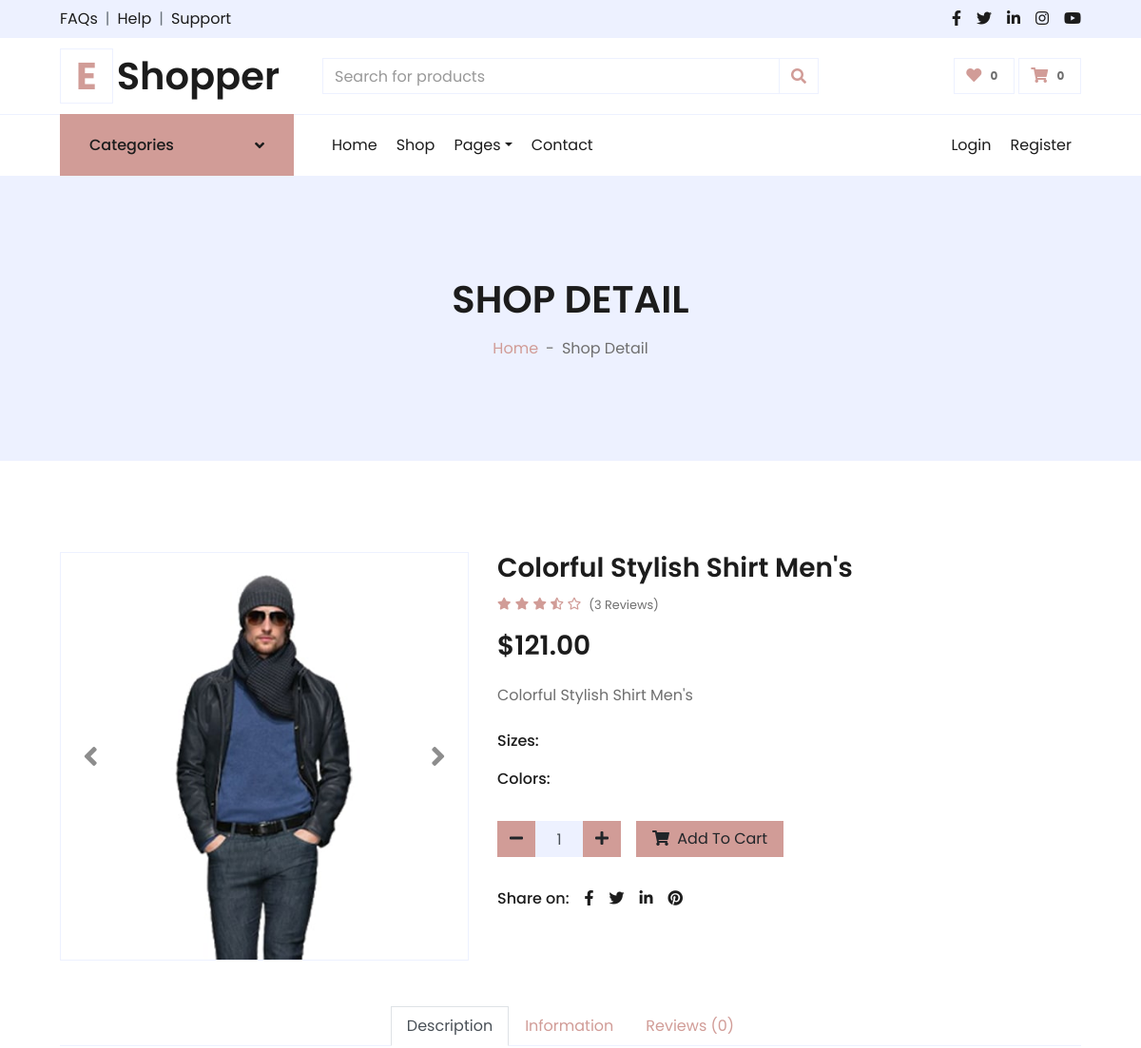
Before: /product/3 (upper part) with the older database file.
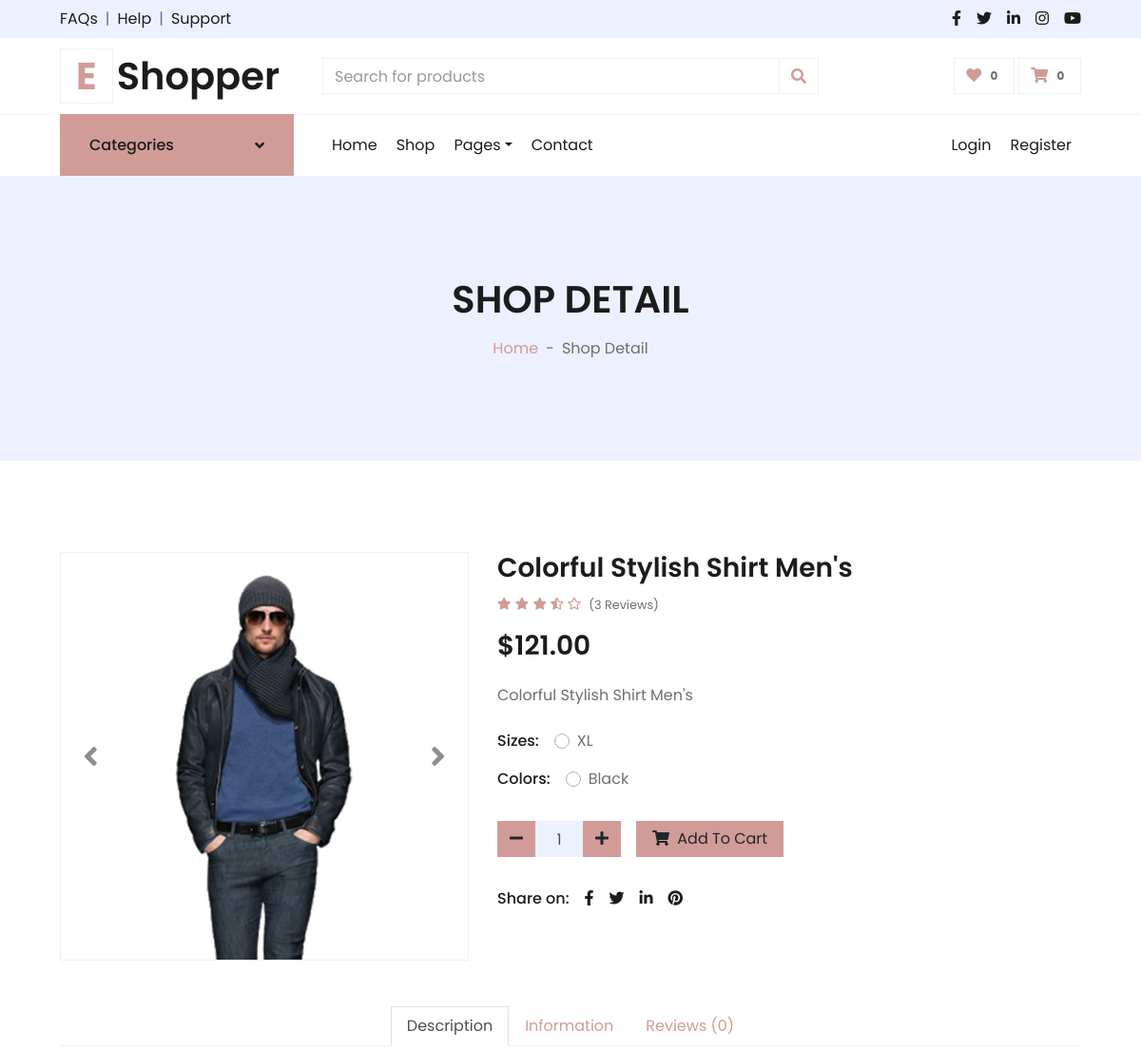
After: the same page with the newer database file.
### main/models.py (models this page shows)
class Size(models.Model):
    size = models.CharField('Size' , max_length=3)
    def __str__(self) -> str:
        return self.size

class Color(models.Model):
    color = models.CharField('Color' , max_length=15)
    def __str__(self) -> str:
        return self.color

### main/views.py (the view, shortened to what this page needs)
# urls.py: path('product/<int:id>', ProductDetailView.as_view(), name='product'),
class ProductDetailView(generic.DetailView):
    template_name = 'detail.html'
    @staticmethod
    def __extract_all_data(id):
        categories = Category.objects.all()[1:]
        sub_categories_dresses = SubCategory.objects.all()[:3]
        sub_categories = SubCategory.objects.all()
        additional_information_text = AdditionalInformation.objects.first()
        additional_information_char_1 = AdditionalInformation.objects.get().char.all()[:4]
        additional_information_char_2 = AdditionalInformation.objects.get().char.all()[4:]
        reviews = ReviewFor.objects.get().review.all().order_by('-date_time')[:4]
        you_may_also_like_active = YouMayAlsoLike.objects.get().product.all()[:4]
        you_may_also_like = YouMayAlsoLike.objects.get().product.all()[4:]
        product = Product.objects.get(pk=id)
        product.discount_price = round(product.price * (1 - product.discount / 100), 2)
        for prod in you_may_also_like_active:
            prod.discount_price = round(prod.price * (1 - prod.discount / 100), 2)
        for prodd in you_may_also_like:
            prodd.discount_price = round(prodd.price * (1 - prodd.discount / 100), 2)
        context = {
            'navbar': 'detail',
            'product': product,
            'categories': categories,
            'sub_categories': sub_categories,
            'sub_categories_dresses': sub_categories_dresses,
            'additional_information_text': additional_information_text,
            'additional_information_char_1': additional_information_char_1,
            'additional_information_char_2': additional_information_char_2,
            'reviews': reviews,
            'you_may_also_like_active': you_may_also_like_active,
            'you_may_also_like': you_may_also_like,
        }
        return context
    def get(self, request, id):
        context = self.__extract_all_data(id)
        return render(request, self.template_name, context)

### main/models.py (called while the page is built)
    def __str__(self) -> str:
        return self.char

    def __str__(self) -> str:
        return self.text

### main/templates/detail.html (shortened to what the changed rows need)
{% extends 'base.html' %}
{% load static %}
{% block 'header' %}
    <div class="container-fluid bg-secondary mb-5">
        <div class="d-flex flex-column align-items-center justify-content-center" style="min-height: 300px">
            <h1 class="font-weight-semi-bold text-uppercase mb-3">Shop Detail</h1>
        </div>
    </div>
{% endblock %}
{% block 'content' %}
    <div class="container-fluid py-5">
        <div class="row px-xl-5">
            <div class="col-lg-7 pb-5">
                <div class="d-flex mb-3">
                    <form>
                        {% for i in product.size.all %}
                        <div class="custom-control custom-radio custom-control-inline">
                            <label class="custom-control-label" for="size-1">{{ i }}</label>
                        </div>
                        {% endfor %}
                    </form>
                </div>
                <div class="d-flex mb-4">
                    <form>
                        {% for i in product.color.all %}
                        <div class="custom-control custom-radio custom-control-inline">
                            <label class="custom-control-label" for="color-1">{{ i }}</label>
                        </div>
                        {% endfor %}
                    </form>
                </div>
            </div>
        </div>
    </div>
{% endblock %}

Changed rows visible on the page:
added Size: size "XL"
added Color: color "Black"
